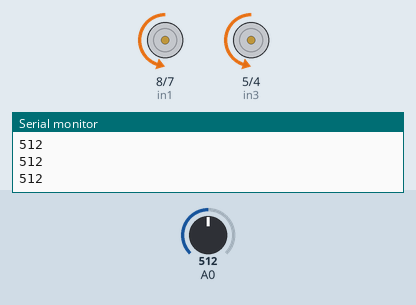
Recording of a sketch running on a simulated Arduino Uno, built with avr-gcc and run on an emulated ATmega328P. On the bench: motor-driver pin pairs drawn as motors (green arrow = first pin HIGH = forward, orange = second pin HIGH = backward, longer = more drive, scaled by the enable pin), the last lines printed to the serial monitor. Inputs (shaded band) come from the test bench; at power-on: A0 = 512.

Above: at 1.2 s.
1.3 s: A0 set to 308
2.8 s: A0 set to 287
At 3.2 s:
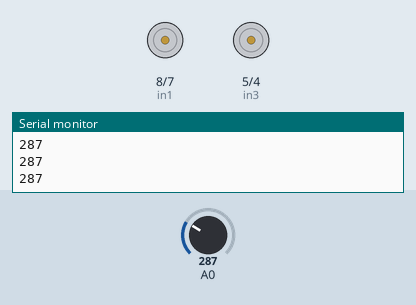
4.3 s: A0 set to 306
At 5.5 s:
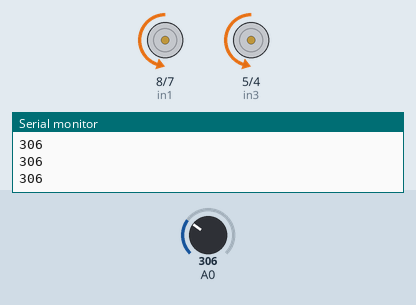
5.8 s: A0 set to 290
At 6.9 s:
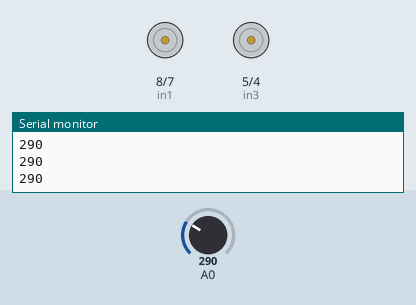
Timing chart, 0 to 8.3 s (numbered marks = the images above; inputs shaded):
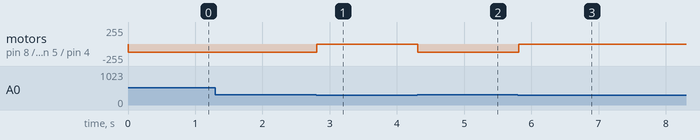

The sketch:

code.ino
```cpp
// motor one
int enA = 9;
int in1 = 8;
int in2 = 7;
// motor two
int enB = 6;
int in3 = 5;
int in4 = 4;

/*
//analogpins
int a0 = 0;
int a1 = 1;
int a2 = 2;
int a3 = 3;
int a4 = 4;
*/

//analogvalues
int val0 = 0;
int val1 = 0;
int val2 = 0;
int val3 = 0;
int val4 = 0;
//we want a1 and a2 to sense the black part

void setup()
{
  Serial.begin(9600);
  // set all the motor control pins to outputs
  pinMode(enA, OUTPUT);
  pinMode(enB, OUTPUT);
  pinMode(in1, OUTPUT);
  pinMode(in2, OUTPUT);
  pinMode(in3, OUTPUT);
  pinMode(in4, OUTPUT);
  pinMode(A0, INPUT);
  pinMode(A1, INPUT);
  pinMode(A2, INPUT);
  pinMode(A3, INPUT);
  pinMode(A4, INPUT);
}

void loop()
{
  sense_line();

  if (val0 > 300){
    move_car();
  }
  else{
    stop_car();
  }

 delay(10);
}


void sense_line()
{
  val0 = analogRead(A0);
  Serial.println(val0);
}


void move_car()
{
  // move forward
  // turn on motor A
  digitalWrite(in1, LOW);
  digitalWrite(in2, HIGH);
  // set speed to 200 out of possible range 0~255
  analogWrite(enA, 120);
  // turn on motor B
  digitalWrite(in3, LOW);
  digitalWrite(in4, HIGH);
  // set speed to 200 out of possible range 0~255
  analogWrite(enB, 120);
  delay(10);
}

/*
  // now change motor directions (reverse)
  digitalWrite(in1, HIGH);
  digitalWrite(in2, LOW);
  digitalWrite(in3, HIGH);
  digitalWrite(in4, LOW);
  delay(2000);

*/


void stop_car()
{
  // now turn off motors
  digitalWrite(in1, LOW);
  digitalWrite(in2, LOW);
  digitalWrite(in3, LOW);
  digitalWrite(in4, LOW);
}
```

Measured:
- the behaviour switches between 301 and 300 on A0 (found by bisection; images 0 and 1)
- after the input at 2.8 s, motor on pin 8 (in1) / pin 7 (in2), motor on pin 5 (in3) / pin 4 (in4): backward 120/255 → stopped at once
- after the input at 4.3 s, motor on pin 8 (in1) / pin 7 (in2), motor on pin 5 (in3) / pin 4 (in4): stopped → backward 120/255 at once
- after the input at 5.8 s, motor on pin 8 (in1) / pin 7 (in2), motor on pin 5 (in3) / pin 4 (in4): backward 120/255 → stopped at once
